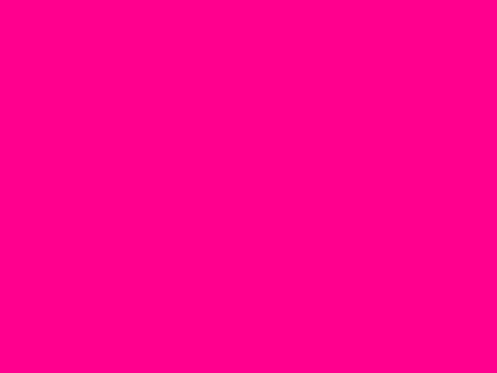
Frame 1 (no input)
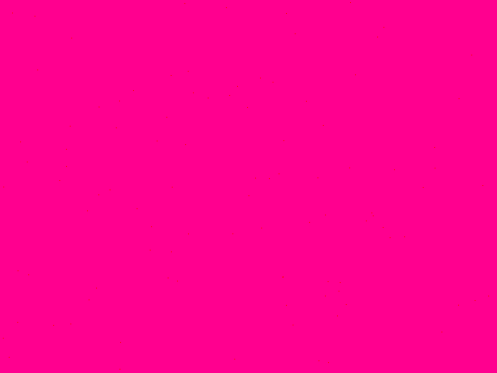
Frame 60 (the mouse pressed at the canvas centre just before this capture)
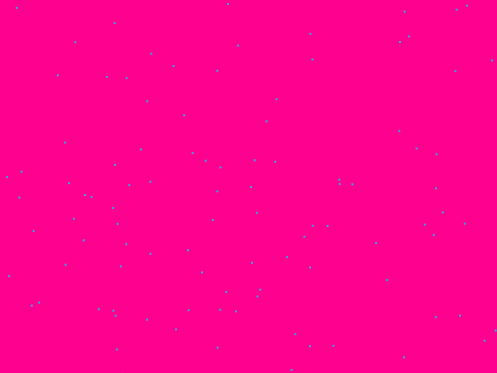
Frame 120 (the mouse held since frame 60 and released just before this capture)

The Processing sketch that drew these frames (run headless with seeded random() and noise(); from frame 60 on, the mouse is pressed at the canvas centre):

// Processing sketch: processing_63987
// ── processing_63987.pde

int numArray = 100;
float[] x = new float[numArray];
float[] y = new float[numArray];
float[] x2 = new float[numArray];
float[] y2 = new float[numArray];
float[] x3 = new float[numArray];
float[] y3 = new float[numArray];
float[] x4 = new float[numArray];
float[] y4 = new float[numArray];

void setup() {
  size(497,373);
  colorMode(HSB, 360, 1, 1);
    noCursor();
    noStroke();
}
void draw() {
  background(#ff008f);
  int m=millis()/900;
  fill(random(360), random(360), random(360),random(360));
  for (int i = 0; i < x.length; i++) {
    x[i] = random(0, width);
    y[i] = random(0, height);
    x2[i] = random(0, width);
    y2[i] = random(0, height);
    x3[i] = random(0, width);
    y3[i] = random(0, height);
    x4[i] = random(0, width);
    y4[i] = random(0, height);
  }
  for (int i=0; i < x.length; i++) {
rect(x[i],y[i],m,m);
    if (x[i] > width) {
      frameRate(60);
      x[i] = random(-1, width);
    }
    if (y[i] > height) {
      frameRate(60);
      x[i] = random(-1, height);
    }
  }
}
